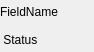
<?xml version="1.0" encoding="UTF-8"?>
<ui version="4.0">
 <class>OriginValidationContainer</class>
 <widget class="QWidget" name="OriginValidationContainer">
  <property name="geometry">
   <rect>
    <x>0</x>
    <y>0</y>
    <width>94</width>
    <height>52</height>
   </rect>
  </property>
  <property name="sizePolicy">
   <sizepolicy hsizetype="Minimum" vsizetype="Minimum">
    <horstretch>0</horstretch>
    <verstretch>0</verstretch>
   </sizepolicy>
  </property>
  <property name="windowTitle">
   <string>Form</string>
  </property>
  <layout class="QGridLayout" name="gridLayout" columnstretch="3,1">
   <property name="sizeConstraint">
    <enum>QLayout::SetMinimumSize</enum>
   </property>
   <property name="horizontalSpacing">
    <number>5</number>
   </property>
   <property name="verticalSpacing">
    <number>4</number>
   </property>
   <property name="margin">
    <number>0</number>
   </property>
   <item row="0" column="0">
    <widget class="Origin::UIToolkit::OriginLabel" name="fieldName">
     <property name="text">
      <string>FieldName</string>
     </property>
     <property name="labelType">
      <enum>Origin::UIToolkit::OriginLabel::DialogFieldName</enum>
     </property>
    </widget>
   </item>
   <item row="2" column="0">
    <layout class="QHBoxLayout" name="statusLayout">
     <property name="spacing">
      <number>0</number>
     </property>
     <item>
      <widget class="Origin::UIToolkit::OriginLabel" name="statusLabel">
       <property name="text">
        <string> Status</string>
       </property>
       <property name="labelType">
        <enum>Origin::UIToolkit::OriginLabel::DialogStatus</enum>
       </property>
      </widget>
     </item>
    </layout>
   </item>
   <item row="1" column="1">
    <layout class="QVBoxLayout" name="iconLayout">
     <property name="spacing">
      <number>0</number>
     </property>
    </layout>
   </item>
  </layout>
 </widget>
 <customwidgets>
  <customwidget>
   <class>Origin::UIToolkit::OriginLabel</class>
   <extends>QLabel</extends>
   <header>originlabel.h</header>
  </customwidget>
 </customwidgets>
 <resources>
  <include location="Resources/origincommoncontrols.qrc"/>
 </resources>
 <connections/>
</ui>
